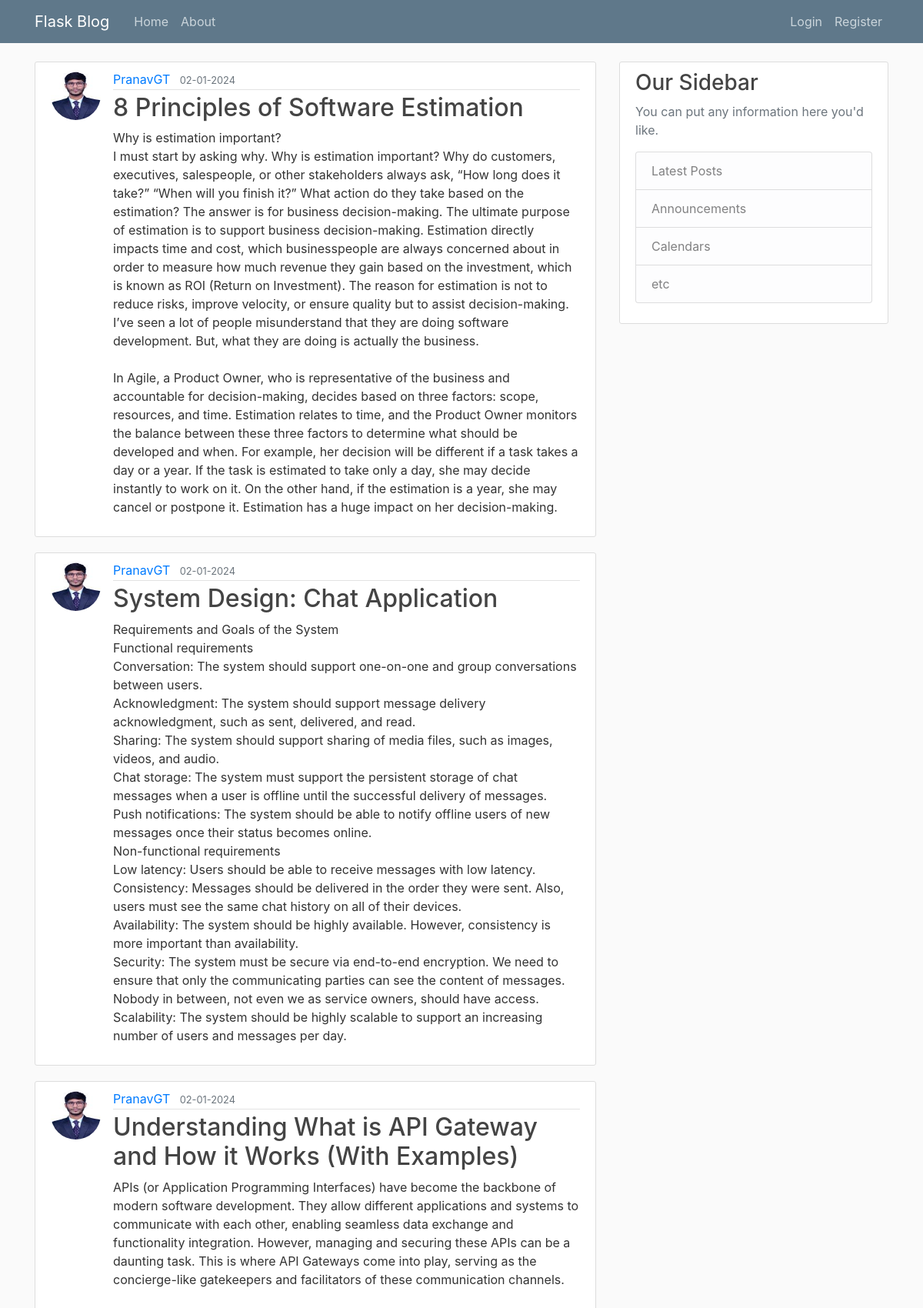
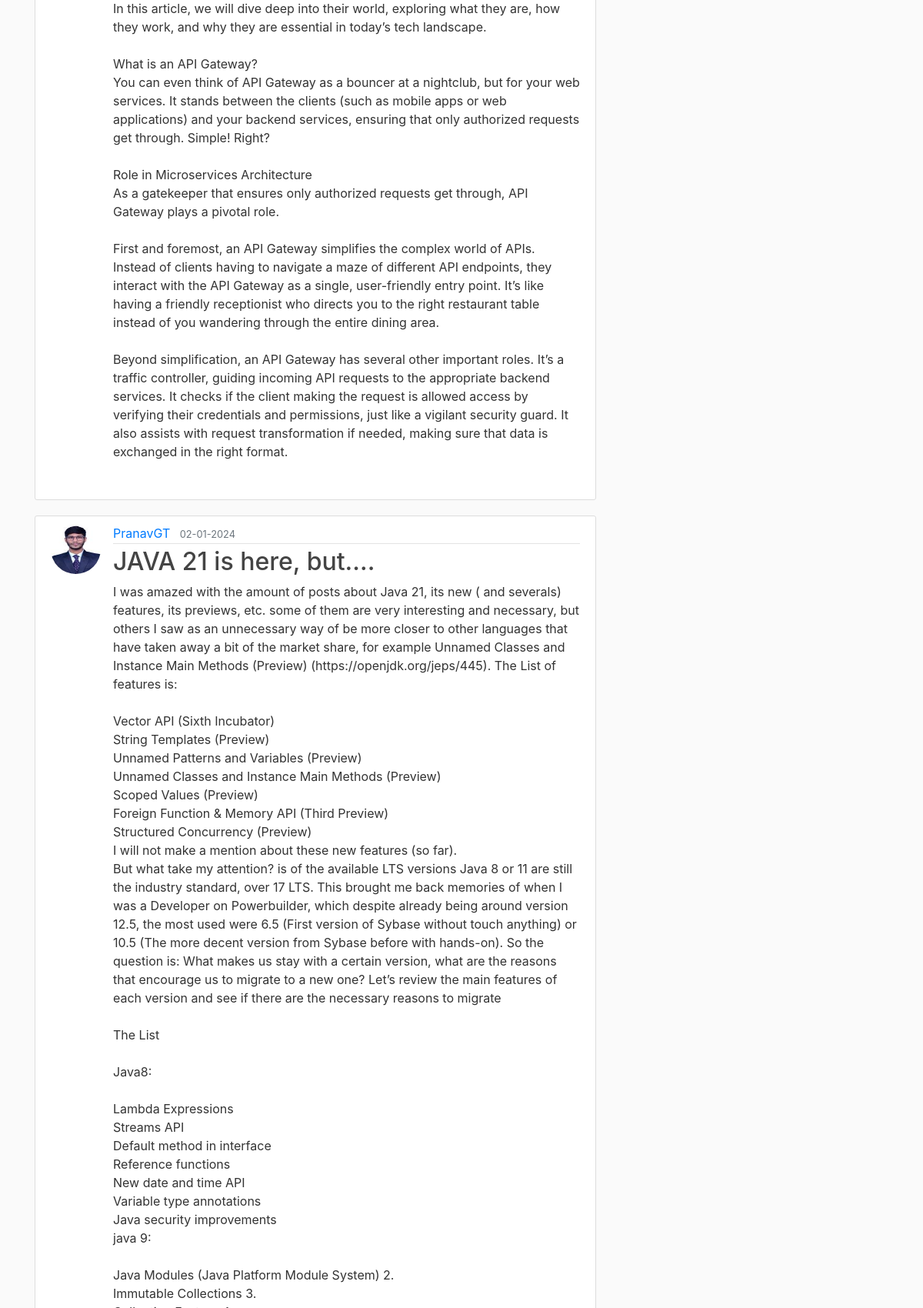
The page /home (upper part) on the database its author committed (2 pictures, top to bottom).
### flaskblog/models.py (models this page shows, shortened)
class Post(db.Model):
    id = db.Column(db.Integer, primary_key = True)
    title = db.Column(db.String(100), nullable=False)
    date_posted = db.Column(db.DateTime, nullable=False, default=datetime.now)
    content = db.Column(db.Text, nullable=False)
    user_id = db.Column(db.Integer, db.ForeignKey('user.id'), nullable=False )

class User(db.Model, UserMixin):
    id = db.Column(db.Integer, primary_key = True)
    username = db.Column(db.String(20), unique = True, nullable = False )
    email = db.Column(db.String(120), unique = True, nullable = False )
    image_file = db.Column(db.String(20), nullable=False, default='default.jpg')
    password = db.Column(db.String(60), nullable=False)
    posts = db.relationship('Post', backref='author', lazy=True)

### flaskblog/routes.py (the view)
@app.route("/")
@app.route("/home")
def home():
    page = request.args.get('page', 1, type=int)
    posts = Post.query.order_by(Post.date_posted.desc()).paginate(page=page, per_page=5)
    return render_template("home.html", posts=posts)

### flaskblog/templates/home.html
{% extends "layout.html" %}
{% block content %}
    {% for post in posts %}
        <article class="media content-section">
            <img src="{{ url_for('static', filename='profile_pics/' + post.author.image_file) }}" class="rounded-circle article-img">
            <div class="media-body">
            <div class="article-metadata">
                <a class="mr-2" href="#">{{ post.author.username }}</a>
                <small class="text-muted">{{ post.date_posted.strftime('%d-%m-%Y') }}</small>
            </div>
            <h2><a class="article-title" href="{{ url_for('post', post_id=post.id) }}">{{ post.title }}</a></h2>
            <p class="article-content">{{ post.content }}</p>
            </div>
        </article>
    {% endfor %}
{% endblock content %}

### flaskblog/static/main.css (style rules this page uses)
body { background: #fafafa; color: #333333; margin-top: 5rem; }
h1, h2, h3, h4, h5, h6 { color: #444444; }
.content-section { background: #ffffff; padding: 10px 20px; border: 1px solid #dddddd; border-radius: 3px; margin-bottom: 20px; }
.article-title { color: #444444; }
.article-content { white-space: pre-line; }
.article-img { height: 65px; width: 65px; margin-right: 16px; }
.article-metadata { padding-bottom: 1px; margin-bottom: 4px; border-bottom: 1px solid #e3e3e3 }

### rows shown on the page
Post: image_file (picture), author.username "PranavGT", date_posted "02-01-2024", title "8 Principles of Software Estimation", content "Why is estimation important? I must start by asking why. Why is estimation important? Why do customers, executives, salespeople, or other stakeholders always ask, “How long does it take?” “When will you finish it?” What action do they take based on the estimation? The answer is for business decision-making. The ultimate purpose of estimation is to support business decision-making. Estimation directly impacts time and cost, which businesspeople are always concerned about in order to measure how much revenue they gain based on the investment, which is known as ROI (Return on Investment). The reason for estimation is not to reduce risks, improve velocity, or ensure quality but to assist…"
Post: image_file (picture), author.username "PranavGT", date_posted "02-01-2024", title "System Design: Chat Application", content "Requirements and Goals of the System Functional requirements Conversation: The system should support one-on-one and group conversations between users. Acknowledgment: The system should support message delivery acknowledgment, such as sent, delivered, and read. Sharing: The system should support sharing of media files, such as images, videos, and audio. Chat storage: The system must support the persistent storage of chat messages when a user is offline until the successful delivery of messages. Push notifications: The system should be able to notify offline users of new messages once their status becomes online. Non-functional requirements Low latency: Users should be able to receive…"
Post: image_file (picture), author.username "PranavGT", date_posted "02-01-2024", title "Understanding What is API Gateway and How it Works (With Examples)", content "APIs (or Application Programming Interfaces) have become the backbone of modern software development. They allow different applications and systems to communicate with each other, enabling seamless data exchange and functionality integration. However, managing and securing these APIs can be a daunting task. This is where API Gateways come into play, serving as the concierge-like gatekeepers and facilitators of these communication channels. In this article, we will dive deep into their world, exploring what they are, how they work, and why they are essential in today’s tech landscape. What is an API Gateway? You can even think of API Gateway as a bouncer at a nightclub, but for your web…"
Post: image_file (picture), author.username "PranavGT", date_posted "02-01-2024", title "JAVA 21 is here, but…."
